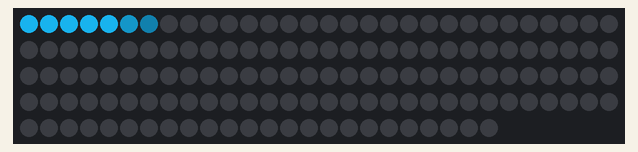
Recording of a sketch running on a simulated Arduino Uno, built with avr-gcc and run on an emulated ATmega328P. Shown: 144 RGB LEDs in strip order, left to right, continuing on the next row.

Above: at 0.16 s.

The sketch:

kitt.ino
```cpp
#include <Adafruit_NeoPixel.h>
#define PIN 6
#define LED_CNT 144

Adafruit_NeoPixel strip = Adafruit_NeoPixel(LED_CNT, PIN, NEO_GRB + NEO_KHZ800);

void setup() {
  strip.begin();
  strip.show();
}


void loop() {
  kitt(20, 150, 200, 5, 5);
}

void kitt(int red, int green, int blue, int wait, int wide) {
  uint32_t color = strip.Color(red, green, blue);
  for (int i = 0; i < LED_CNT - wide; i++) {
    strip.setPixelColor(i - 2, red / 4, green / 4, blue / 4);
    strip.setPixelColor(i - 1, red / 2, green / 2, blue / 2);
    strip.setPixelColor(i + 1 + wide, red / 4, green / 4, blue / 4);
    strip.setPixelColor(i + wide, red / 2, green / 2, blue / 2);

    for (int j = 0; j < wide; j++) {
      strip.setPixelColor(i + j, color);
    }

    strip.show();
    delay(wait);
    strip.clear();
    delay(wait);
    strip.show();
  }

  for (int i = LED_CNT; i > 0 + wide; i--) {
    strip.setPixelColor(i - 1 - wide, red / 4, green / 4, blue / 4);
    strip.setPixelColor(i - wide, red / 2, green / 2, blue / 2);
    strip.setPixelColor(i + 1, red / 2, green / 2, blue / 2);
    strip.setPixelColor(i + 2, red / 4, green / 4, blue / 4);

    for (int j = 0; j < wide; j++) {
      strip.setPixelColor(i - j, color);
    }

    strip.show();
    delay(wait);
    strip.clear();
    delay(wait);
    strip.show();
  }


}
```
